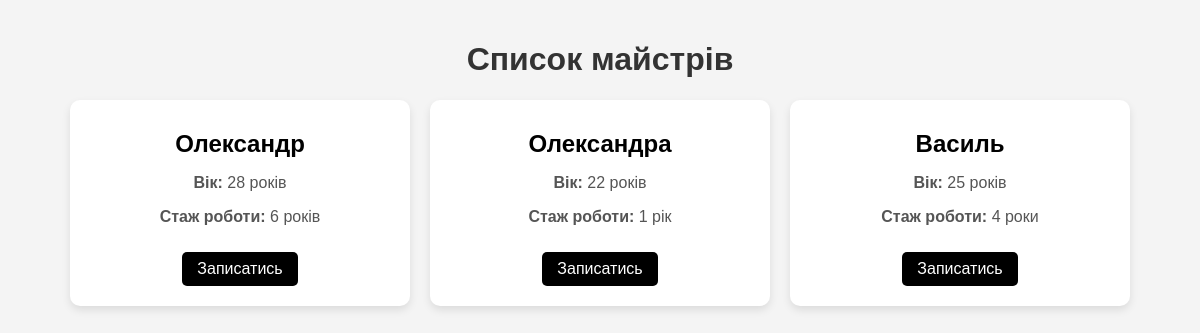
Page /ukladmasters on the committed database.
### tables this page shows
CREATE TABLE ukladka(id INTEGER PRIMARY KEY AUTOINCREMENT,name VARCHAR(255),age INTEGER,description VARCHAR(255));

### main.py (the view)
@app.route('/ukladmasters')
def ukladmasters():
    conn = get_db_connection()
    masters = conn.execute("SELECT * FROM ukladka").fetchall()
    conn.close()
    return render_template("masters.html", masters=masters)

### main.py (called while the page is built)
def get_db_connection():
    connection = sqlite3.connect("database.sqlite")
    connection.row_factory = sqlite3.Row
    return connection

### Templates/masters.html (shortened to what this page needs)
<!DOCTYPE html>
<html lang="en">
<head>
</head>
<body>
    <h1>Список майстрів</h1>
    <div class="masters-container">
        {% for master in masters %}
            <div class="master-card">
                <h2>{{ master['name'] }}</h2>
                <p><strong>Вік:</strong> {{ master['age'] }} років</p>
                <p><strong>Стаж роботи:</strong> {{ master['description'] }}</p>
                <a href="{{ url_for('appointment', master_id=master['id']) }}" class="button">Записатись</a>
            </div>
        {% endfor %}
    </div>
</body>
</html>

### Templates/masters.html (style rules this page uses)
body { font-family: Arial, sans-serif; margin: 0; padding: 20px; background-color: #f4f4f4; text-align: center; }
h1 { color: #333; }
.masters-container { display: flex; flex-wrap: wrap; justify-content: center; gap: 20px; margin-top: 20px; }
.master-card { background: white; border-radius: 10px; box-shadow: 0 4px 8px rgba(0, 0, 0, 0.1); padding: 20px; width: 300px; text-align: center; transition: transform 0.3s ease; }
.master-card h2 { margin: 10px 0; color: #000; }
.master-card p { color: #555; font-size: 16px; }
.master-card .button { display: inline-block; margin-top: 10px; padding: 8px 15px; background-color: #000; color: white; text-decoration: none; border-radius: 5px; font-size: 16px; }

### rows in the picture
ukladka: name "Олександр", age "28", description "6 років"
ukladka: name "Олександра", age "22", description "1 рік"
ukladka: name "Василь", age "25", description "4 роки"
